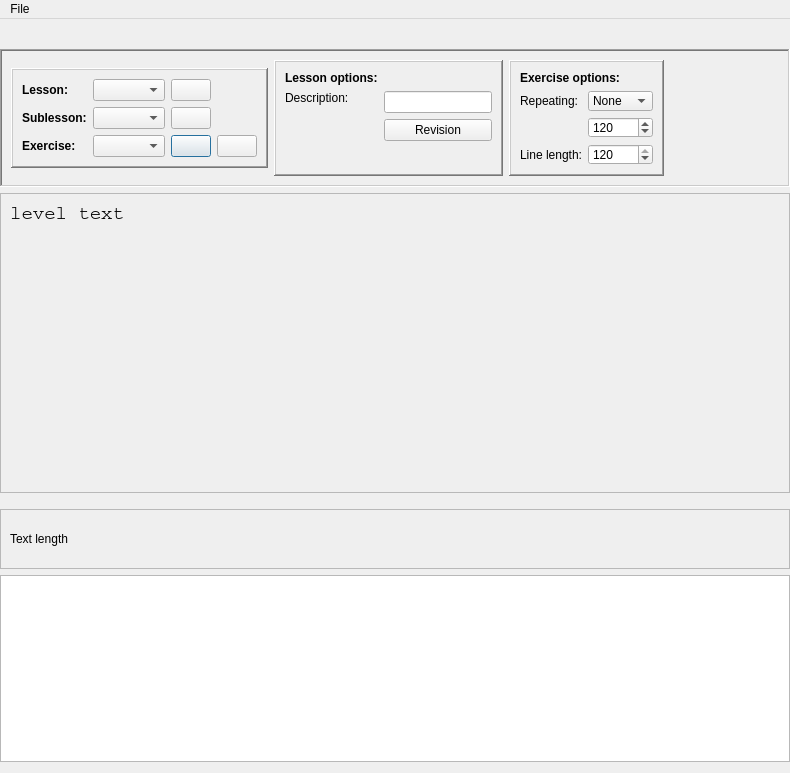
<?xml version="1.0" encoding="UTF-8"?>
<ui version="4.0">
 <class>PackEditor</class>
 <widget class="QDialog" name="PackEditor">
  <property name="geometry">
   <rect>
    <x>0</x>
    <y>0</y>
    <width>790</width>
    <height>773</height>
   </rect>
  </property>
  <property name="windowTitle">
   <string>Open-Typer Pack Editor</string>
  </property>
  <property name="windowIcon">
   <iconset resource="../../res.qrc">
    <normaloff>:/res/images/packEditor.png</normaloff>:/res/images/packEditor.png</iconset>
  </property>
  <layout class="QGridLayout" name="gridLayout">
   <property name="leftMargin">
    <number>0</number>
   </property>
   <property name="topMargin">
    <number>0</number>
   </property>
   <property name="rightMargin">
    <number>0</number>
   </property>
   <item row="7" column="0">
    <widget class="QPlainTextEdit" name="levelTextEdit"/>
   </item>
   <item row="6" column="0">
    <widget class="QFrame" name="textControlsFrame">
     <property name="minimumSize">
      <size>
       <width>0</width>
       <height>60</height>
      </size>
     </property>
     <property name="maximumSize">
      <size>
       <width>16777215</width>
       <height>60</height>
      </size>
     </property>
     <property name="frameShape">
      <enum>QFrame::StyledPanel</enum>
     </property>
     <property name="frameShadow">
      <enum>QFrame::Raised</enum>
     </property>
     <layout class="QHBoxLayout" name="horizontalLayout">
      <item>
       <widget class="QLabel" name="textLengthLabel">
        <property name="text">
         <string notr="true">Text length</string>
        </property>
       </widget>
      </item>
     </layout>
    </widget>
   </item>
   <item row="0" column="0">
    <widget class="QMenuBar" name="menuBar">
     <widget class="QMenu" name="menuFile">
      <property name="title">
       <string>File</string>
      </property>
      <addaction name="newFileAction"/>
      <addaction name="openFileAction"/>
      <addaction name="openPrebuiltAction"/>
      <addaction name="separator"/>
      <addaction name="saveAction"/>
      <addaction name="saveAsAction"/>
     </widget>
     <addaction name="menuFile"/>
    </widget>
   </item>
   <item row="5" column="0">
    <widget class="QTabWidget" name="fileTabWidget">
     <property name="documentMode">
      <bool>true</bool>
     </property>
     <property name="tabsClosable">
      <bool>true</bool>
     </property>
     <property name="movable">
      <bool>true</bool>
     </property>
    </widget>
   </item>
   <item row="2" column="0">
    <widget class="QFrame" name="controlsFrame">
     <property name="sizePolicy">
      <sizepolicy hsizetype="Preferred" vsizetype="Fixed">
       <horstretch>0</horstretch>
       <verstretch>0</verstretch>
      </sizepolicy>
     </property>
     <property name="minimumSize">
      <size>
       <width>0</width>
       <height>100</height>
      </size>
     </property>
     <property name="frameShape">
      <enum>QFrame::WinPanel</enum>
     </property>
     <property name="frameShadow">
      <enum>QFrame::Sunken</enum>
     </property>
     <layout class="QHBoxLayout" name="horizontalLayout_2">
      <item>
       <widget class="QFrame" name="navigationFrame">
        <property name="sizePolicy">
         <sizepolicy hsizetype="Preferred" vsizetype="Fixed">
          <horstretch>0</horstretch>
          <verstretch>0</verstretch>
         </sizepolicy>
        </property>
        <property name="frameShape">
         <enum>QFrame::WinPanel</enum>
        </property>
        <property name="frameShadow">
         <enum>QFrame::Raised</enum>
        </property>
        <layout class="QGridLayout" name="gridLayout_3">
         <item row="2" column="1">
          <widget class="QComboBox" name="exerciseSelectionBox">
           <property name="focusPolicy">
            <enum>Qt::TabFocus</enum>
           </property>
          </widget>
         </item>
         <item row="0" column="1">
          <widget class="QComboBox" name="lessonSelectionBox">
           <property name="focusPolicy">
            <enum>Qt::TabFocus</enum>
           </property>
          </widget>
         </item>
         <item row="1" column="0">
          <widget class="QLabel" name="sublessonLabel">
           <property name="sizePolicy">
            <sizepolicy hsizetype="Fixed" vsizetype="Preferred">
             <horstretch>0</horstretch>
             <verstretch>0</verstretch>
            </sizepolicy>
           </property>
           <property name="font">
            <font>
             <weight>75</weight>
             <bold>true</bold>
            </font>
           </property>
           <property name="text">
            <string>Sublesson:</string>
           </property>
          </widget>
         </item>
         <item row="2" column="0">
          <widget class="QLabel" name="exerciseLabel">
           <property name="sizePolicy">
            <sizepolicy hsizetype="Fixed" vsizetype="Preferred">
             <horstretch>0</horstretch>
             <verstretch>0</verstretch>
            </sizepolicy>
           </property>
           <property name="font">
            <font>
             <weight>75</weight>
             <bold>true</bold>
            </font>
           </property>
           <property name="text">
            <string>Exercise:</string>
           </property>
          </widget>
         </item>
         <item row="1" column="1">
          <widget class="QComboBox" name="sublessonSelectionBox">
           <property name="focusPolicy">
            <enum>Qt::TabFocus</enum>
           </property>
          </widget>
         </item>
         <item row="2" column="2">
          <widget class="QPushButton" name="newExerciseButton">
           <property name="sizePolicy">
            <sizepolicy hsizetype="Fixed" vsizetype="Fixed">
             <horstretch>0</horstretch>
             <verstretch>0</verstretch>
            </sizepolicy>
           </property>
           <property name="focusPolicy">
            <enum>Qt::TabFocus</enum>
           </property>
           <property name="text">
            <string notr="true"/>
           </property>
           <property name="icon">
            <iconset resource="../../res.qrc">
             <normaloff>:/res/images/plus.png</normaloff>:/res/images/plus.png</iconset>
           </property>
           <property name="iconSize">
            <size>
             <width>30</width>
             <height>30</height>
            </size>
           </property>
          </widget>
         </item>
         <item row="0" column="0">
          <widget class="QLabel" name="lessonLabel">
           <property name="sizePolicy">
            <sizepolicy hsizetype="Fixed" vsizetype="Preferred">
             <horstretch>0</horstretch>
             <verstretch>0</verstretch>
            </sizepolicy>
           </property>
           <property name="font">
            <font>
             <weight>75</weight>
             <bold>true</bold>
            </font>
           </property>
           <property name="text">
            <string>Lesson:</string>
           </property>
          </widget>
         </item>
         <item row="1" column="2">
          <widget class="QPushButton" name="newSublessonButton">
           <property name="sizePolicy">
            <sizepolicy hsizetype="Fixed" vsizetype="Fixed">
             <horstretch>0</horstretch>
             <verstretch>0</verstretch>
            </sizepolicy>
           </property>
           <property name="focusPolicy">
            <enum>Qt::TabFocus</enum>
           </property>
           <property name="text">
            <string notr="true"/>
           </property>
           <property name="icon">
            <iconset resource="../../res.qrc">
             <normaloff>:/res/images/plus.png</normaloff>:/res/images/plus.png</iconset>
           </property>
           <property name="iconSize">
            <size>
             <width>30</width>
             <height>30</height>
            </size>
           </property>
          </widget>
         </item>
         <item row="0" column="2">
          <widget class="QPushButton" name="newLessonButton">
           <property name="sizePolicy">
            <sizepolicy hsizetype="Fixed" vsizetype="Fixed">
             <horstretch>0</horstretch>
             <verstretch>0</verstretch>
            </sizepolicy>
           </property>
           <property name="focusPolicy">
            <enum>Qt::TabFocus</enum>
           </property>
           <property name="text">
            <string notr="true"/>
           </property>
           <property name="icon">
            <iconset resource="../../res.qrc">
             <normaloff>:/res/images/plus.png</normaloff>:/res/images/plus.png</iconset>
           </property>
           <property name="iconSize">
            <size>
             <width>30</width>
             <height>30</height>
            </size>
           </property>
          </widget>
         </item>
         <item row="2" column="3">
          <widget class="QPushButton" name="removeExerciseButton">
           <property name="sizePolicy">
            <sizepolicy hsizetype="Fixed" vsizetype="Fixed">
             <horstretch>0</horstretch>
             <verstretch>0</verstretch>
            </sizepolicy>
           </property>
           <property name="focusPolicy">
            <enum>Qt::TabFocus</enum>
           </property>
           <property name="text">
            <string notr="true"/>
           </property>
           <property name="icon">
            <iconset resource="../../res.qrc">
             <normaloff>:/res/images/remove.png</normaloff>:/res/images/remove.png</iconset>
           </property>
           <property name="iconSize">
            <size>
             <width>30</width>
             <height>30</height>
            </size>
           </property>
          </widget>
         </item>
        </layout>
       </widget>
      </item>
      <item>
       <widget class="QFrame" name="lessonPropsFrame">
        <property name="sizePolicy">
         <sizepolicy hsizetype="Fixed" vsizetype="Preferred">
          <horstretch>0</horstretch>
          <verstretch>0</verstretch>
         </sizepolicy>
        </property>
        <property name="frameShape">
         <enum>QFrame::WinPanel</enum>
        </property>
        <property name="frameShadow">
         <enum>QFrame::Raised</enum>
        </property>
        <layout class="QFormLayout" name="formLayout">
         <item row="0" column="0">
          <widget class="QLabel" name="lessonOptionsLabel">
           <property name="sizePolicy">
            <sizepolicy hsizetype="Preferred" vsizetype="Fixed">
             <horstretch>0</horstretch>
             <verstretch>0</verstretch>
            </sizepolicy>
           </property>
           <property name="font">
            <font>
             <weight>75</weight>
             <bold>true</bold>
            </font>
           </property>
           <property name="text">
            <string>Lesson options:</string>
           </property>
          </widget>
         </item>
         <item row="1" column="1">
          <widget class="QLineEdit" name="lessonDescEdit">
           <property name="sizePolicy">
            <sizepolicy hsizetype="Preferred" vsizetype="Fixed">
             <horstretch>0</horstretch>
             <verstretch>0</verstretch>
            </sizepolicy>
           </property>
          </widget>
         </item>
         <item row="1" column="0">
          <widget class="QLabel" name="lessonDescLabel">
           <property name="sizePolicy">
            <sizepolicy hsizetype="Preferred" vsizetype="Fixed">
             <horstretch>0</horstretch>
             <verstretch>0</verstretch>
            </sizepolicy>
           </property>
           <property name="text">
            <string>Description:</string>
           </property>
          </widget>
         </item>
         <item row="2" column="1">
          <widget class="QPushButton" name="lessonDescRevisionButton">
           <property name="text">
            <string>Revision</string>
           </property>
          </widget>
         </item>
        </layout>
       </widget>
      </item>
      <item>
       <widget class="QFrame" name="exercisePropsFrame">
        <property name="sizePolicy">
         <sizepolicy hsizetype="Fixed" vsizetype="Preferred">
          <horstretch>0</horstretch>
          <verstretch>0</verstretch>
         </sizepolicy>
        </property>
        <property name="frameShape">
         <enum>QFrame::WinPanel</enum>
        </property>
        <property name="frameShadow">
         <enum>QFrame::Raised</enum>
        </property>
        <layout class="QFormLayout" name="formLayout_2">
         <item row="0" column="0" colspan="2">
          <widget class="QLabel" name="exerciseOptionsLabel">
           <property name="font">
            <font>
             <weight>75</weight>
             <bold>true</bold>
            </font>
           </property>
           <property name="text">
            <string>Exercise options:</string>
           </property>
          </widget>
         </item>
         <item row="1" column="0">
          <widget class="QLabel" name="repeatingLabel">
           <property name="text">
            <string>Repeating:</string>
           </property>
          </widget>
         </item>
         <item row="1" column="1">
          <widget class="QComboBox" name="repeatingBox">
           <item>
            <property name="text">
             <string>None</string>
            </property>
           </item>
           <item>
            <property name="text">
             <string>Words</string>
            </property>
           </item>
          </widget>
         </item>
         <item row="3" column="0">
          <widget class="QLabel" name="lineLengthLabel">
           <property name="text">
            <string>Line length:</string>
           </property>
          </widget>
         </item>
         <item row="3" column="1">
          <widget class="QSpinBox" name="lineLengthBox">
           <property name="minimum">
            <number>30</number>
           </property>
           <property name="maximum">
            <number>120</number>
           </property>
           <property name="singleStep">
            <number>10</number>
           </property>
           <property name="value">
            <number>120</number>
           </property>
          </widget>
         </item>
         <item row="2" column="1">
          <widget class="QSpinBox" name="repeatLengthBox">
           <property name="minimum">
            <number>1</number>
           </property>
           <property name="maximum">
            <number>728</number>
           </property>
           <property name="singleStep">
            <number>10</number>
           </property>
           <property name="value">
            <number>120</number>
           </property>
          </widget>
         </item>
        </layout>
       </widget>
      </item>
      <item>
       <widget class="QFrame" name="emptyFrame">
        <property name="frameShape">
         <enum>QFrame::NoFrame</enum>
        </property>
        <property name="frameShadow">
         <enum>QFrame::Plain</enum>
        </property>
       </widget>
      </item>
     </layout>
    </widget>
   </item>
   <item row="3" column="0">
    <widget class="QFrame" name="previewFrame">
     <property name="minimumSize">
      <size>
       <width>0</width>
       <height>300</height>
      </size>
     </property>
     <property name="frameShape">
      <enum>QFrame::StyledPanel</enum>
     </property>
     <property name="frameShadow">
      <enum>QFrame::Raised</enum>
     </property>
     <layout class="QGridLayout" name="gridLayout_2">
      <item row="0" column="0">
       <widget class="QLabel" name="levelLabel">
        <property name="font">
         <font>
          <family>Courier</family>
          <pointsize>14</pointsize>
          <weight>50</weight>
          <bold>false</bold>
         </font>
        </property>
        <property name="text">
         <string notr="true">level text</string>
        </property>
        <property name="alignment">
         <set>Qt::AlignLeading|Qt::AlignLeft|Qt::AlignTop</set>
        </property>
        <property name="textInteractionFlags">
         <set>Qt::TextSelectableByKeyboard|Qt::TextSelectableByMouse</set>
        </property>
       </widget>
      </item>
     </layout>
    </widget>
   </item>
   <item row="1" column="0">
    <widget class="QLabel" name="title">
     <property name="font">
      <font>
       <pointsize>12</pointsize>
       <weight>75</weight>
       <bold>true</bold>
      </font>
     </property>
     <property name="text">
      <string notr="true"/>
     </property>
    </widget>
   </item>
  </layout>
  <action name="newFileAction">
   <property name="text">
    <string>New</string>
   </property>
   <property name="shortcut">
    <string notr="true">Ctrl+N</string>
   </property>
  </action>
  <action name="openFileAction">
   <property name="text">
    <string>Open</string>
   </property>
   <property name="shortcut">
    <string notr="true">Ctrl+O</string>
   </property>
  </action>
  <action name="openPrebuiltAction">
   <property name="text">
    <string>Open built-in pack</string>
   </property>
   <property name="shortcut">
    <string notr="true">Ctrl+Shift+O</string>
   </property>
  </action>
  <action name="saveAction">
   <property name="text">
    <string>Save</string>
   </property>
   <property name="shortcut">
    <string notr="true">Ctrl+S</string>
   </property>
  </action>
  <action name="saveAsAction">
   <property name="text">
    <string>Save As...</string>
   </property>
   <property name="shortcut">
    <string notr="true">Ctrl+Shift+S</string>
   </property>
  </action>
 </widget>
 <resources>
  <include location="../../res.qrc"/>
 </resources>
 <connections/>
</ui>
